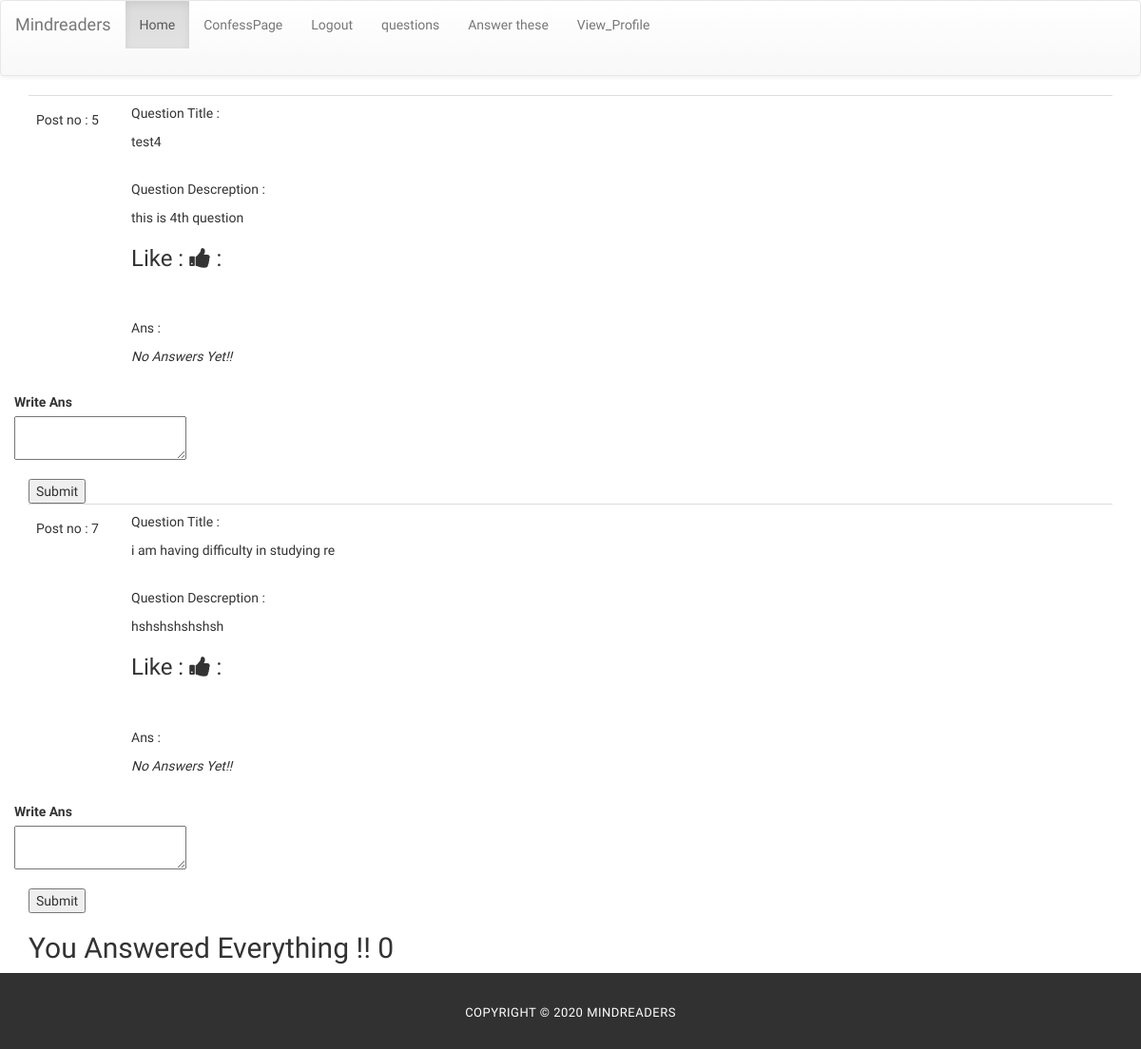
The page /answer (signed in) on the database its author committed.
### app/models.py (models this page shows)
class FilQuestions(db.Model):
    id=db.Column(db.Integer,primary_key=True)
    q_title=db.Column(db.String(100),nullable=False)
    q_desc=db.Column(db.String(300),nullable=False)
    timestamp=db.Column(db.DateTime,index=True,default=datetime.utcnow)
    ans_text=db.Column(db.String(200),index=True)
    psy_id=db.Column(db.Integer,db.ForeignKey('users.id'))
    no_upvotes=db.Column(db.Integer)
    def __repr__(self):
        return '<QuestionTitle {} >'.format(self.q_title)

### app/routes.py (the view)
@app.route('/answer',methods=['GET','POST'])
@roles_required('psycologist')
def answers():
    form=AnswerForm()
    if form.validate_on_submit and request.method=='POST':
        q_id=request.args.get('q_id')
        q_obj=FilQuestions.query.filter(FilQuestions.id==q_id).first()
        q_obj.ans_text=form.answer.data
        db.session.commit()
        return redirect(url_for('answers'))
    all_quest=current_user.ans_part.all()
    print(all_quest)
    return render_template('que_to_be_ansd.html',form=form,questions=all_quest)

### app/forms.py
class AnswerForm(FlaskForm):
    answer=TextAreaField(label='Write Ans',validators=[DataRequired(),Length(min=10,max=200)])
    submit=SubmitField(label='Submit')

### app/templates/que_to_be_ansd.html (shortened to what this page needs)
{% extends "base.html" %}
{% import "_quest.html" as quest %}
{% block content %}
<div class="container">
    {% set counter=0 %}
    {% for q in questions %}
        {% if q.ans_text==None %}
        {% set counter = counter + 1 %}
        <div>
            {{ quest.question(q.id,q.q_title,q.q_desc,q.ans_text,0) }}
            <form action="{{ url_for('answers',q_id=q.id) }}" method="POST">
                <div class="form-group row">
                    <div class="col-12">{{ form.answer.label }}</div>
                    {{ form.answer(size=64) }}
                </div>
                {{ form.submit }}
            </form>
        </div>
        {% endif %}
    {% endfor %}
    {% if counter==0 %}
    <div>
        <h2>You Answered Everything !! {{ counter }}</h2>
    </div>
    {% endif %}
</div>
{{ super() }}
{% endblock %}

### app/templates/_quest.html (shortened to what this page needs)
{% macro question(id,qt,qd,ans,psy_id,upvotes) %}
<table class="table table-hover">
    <tr>
        <td width="100px">
            <h5>Post no : {{ id }}</h5>
            <br>
        </td>
        <td>
            <p>Question Title : </p>
            <p>
                {{ qt }}
            </p>
            <br>
            <p>Question Descreption :</p>
            {{ qd }}
            <br>
            <h3>Like : <i id="button" class="fa fa-thumbs-up" aria-hidden="true"></i> : {{ upvotes }}</h3>
            <br>
            <br>
            <p>Ans :</p>
            {% if ans==None %}
                <span><em>No Answers Yet!!</em></span>
            {% else %}
                <span><em>{{ ans }}</em></span><br>
                {% if psy_id > 3  %}
                <button><a href="{{ url_for('viewprofile',psy_id=psy_id) }}">view profile</a></button>
                {% endif %}
            {% endif %}
        </td>
    </tr>
</table>
{% endmacro %}

### app/static/css/light-box.css (style rules this page uses)
body:after { content: url(../img/close.png) url(../img/loading.gif) url(../img/prev.png) url(../img/next.png); display: none; }
.container { position: relative; }

### app/static/css/templatemo-style.css (style rules this page uses)
body { font-family: 'Kanit', sans-serif; }
body, html { height: 100%; min-height: 100%; overflow-x: hidden; }

### rows shown on the page
FilQuestions: id "5", q_title "test4", q_desc "this is 4th question", answer.label "Write Ans"
FilQuestions: id "7", q_title "i am having difficulty in studying re", q_desc "hshshshshshsh", answer.label "Write Ans"

### other values the page prints
{{ counter }} "0"
